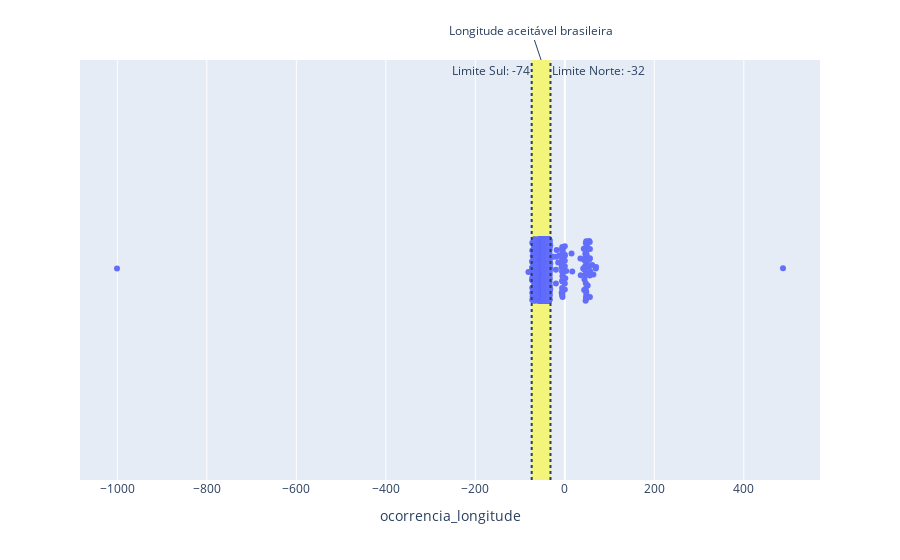

Source (notebook cell):
### Code cell
fig = px.strip(
    df,
    x="ocorrencia_longitude",
    hover_data=["ocorrencia_cidade", "ocorrencia_uf", "codigo_ocorrencia"]
)

fig.add_shape(
    type="rect",
    xref="x", x0=lon_lim[0], x1=lon_lim[1],
    yref="paper", y0=0, y1=1,
    fillcolor="yellow",
    opacity=0.5,
    line_width=0,
    layer="below"
)

fig.add_vline(
    x=lon_lim[0],
    line_dash="dot",
    annotation_text=f"Limite Sul: {lon_lim[0]}",
    annotation_position="top left"
)

fig.add_vline(
    x=lon_lim[1],
    line_dash="dot",
    annotation_text=f"Limite Norte: {lon_lim[1]}",
    annotation_position="top right"
)

fig.add_annotation(
    xref="x",
    x=(lon_lim[0] + lon_lim[1]) / 2,
    yref="paper",
    y=1,
    text="Longitude aceitável brasileira"
)

fig.show()

### Figure 1 — Plotly figure (JSON) as saved in the notebook; plotly's stock layout.template omitted (floating-point values rounded to 4 significant figures; data arrays with more than 128 entries replaced by an {"elided": "..."} marker saying what was removed)
{"data": [{"alignmentgroup": "True", "boxpoints": "all", "customdata": {"elided": "13185x3 mixed values"}, "fillcolor": "rgba(255,255,255,0)", "hoveron": "points", "hovertemplate": "ocorrencia_longitude=%{x}<br>ocorrencia_cidade=%{customdata[0]}<br>ocorrencia_uf=%{customdata[1]}<br>codigo_ocorrencia=%{customdata[2]}<extra></extra>", "legendgroup": "", "line": {"color": "rgba(255,255,255,0)"}, "marker": {"color": "#636efa"}, "name": "", "offsetgroup": "", "orientation": "h", "pointpos": 0, "showlegend": false, "type": "box", "x": {"elided": "13185 float values"}, "x0": " ", "xaxis": "x", "y0": " ", "yaxis": "y"}], "layout": {"annotations": [{"showarrow": false, "text": "Limite Sul: -74", "x": -74, "xanchor": "right", "xref": "x", "y": 1, "yanchor": "top", "yref": "y domain"}, {"showarrow": false, "text": "Limite Norte: -32", "x": -32, "xanchor": "left", "xref": "x", "y": 1, "yanchor": "top", "yref": "y domain"}, {"text": "Longitude aceitável brasileira", "x": -53, "xref": "x", "y": 1, "yref": "paper"}], "boxmode": "group", "legend": {"tracegroupgap": 0}, "margin": {"t": 60}, "shapes": [{"fillcolor": "yellow", "layer": "below", "line": {"width": 0}, "opacity": 0.5, "type": "rect", "x0": -74, "x1": -32, "xref": "x", "y0": 0, "y1": 1, "yref": "paper"}, {"line": {"dash": "dot"}, "type": "line", "x0": -74, "x1": -74, "xref": "x", "y0": 0, "y1": 1, "yref": "y domain"}, {"line": {"dash": "dot"}, "type": "line", "x0": -32, "x1": -32, "xref": "x", "y0": 0, "y1": 1, "yref": "y domain"}], "xaxis": {"anchor": "y", "domain": [0, 1], "title": {"text": "ocorrencia_longitude"}}, "yaxis": {"anchor": "x", "domain": [0, 1]}}}
